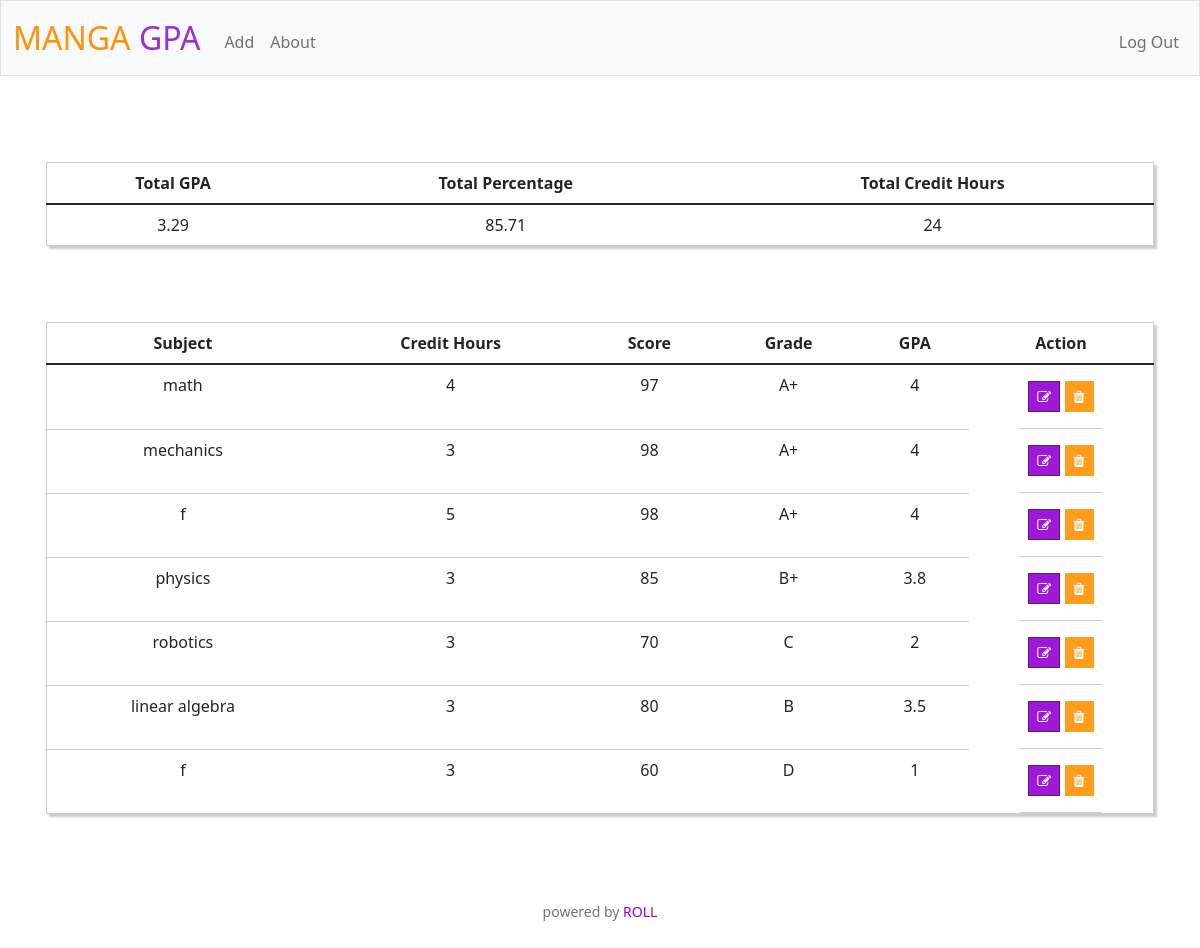
Screenshot of / (signed in) with the database file from the repository.
### tables this page shows
CREATE TABLE subject(
    id INTEGER PRIMARY KEY AUTOINCREMENT NOT NULL,
    name TEXT NOT NULL,
    hours INTEGER NOT NULL,
    percent INTEGER NOT NULL,
    gpa NUMERIC NOT NULL,
    users_id INTEGER NOT NULL,
    FOREIGN KEY (users_id)
       REFERENCES users (id)
);

### app.py (the view)
@app.route("/")
@login_required
def index():
    subjects = db.execute(
        "SELECT id, name, hours, percent, gpa FROM subject WHERE users_id = ? ", session["user_id"])
    total_hours = db.execute(
        "SELECT SUM(hours) FROM subject WHERE users_id = ?", session["user_id"])
    if total_hours[0]["SUM(hours)"] == None:
        total_hours[0]["SUM(hours)"] = 1000
    for subject in subjects:
        if int(subject["percent"]) >= 97:
            subject["grade"] = "A+"
        elif int(subject["percent"]) >= 93:
            subject["grade"] = "A"
        elif int(subject["percent"]) >= 89:
            subject["grade"] = "A-"
        elif int(subject["percent"]) >= 84:
            subject["grade"] = "B+"
        elif int(subject["percent"]) >= 80:
            subject["grade"] = "B"
        elif int(subject["percent"]) >= 76:
            subject["grade"] = "B-"
        elif int(subject["percent"]) >= 73:
            subject["grade"] = "C+"
        elif int(subject["percent"]) >= 70:
            subject["grade"] = "C"
        elif int(subject["percent"]) >= 67:
            subject["grade"] = "C-"
        elif int(subject["percent"]) >= 64:
            subject["grade"] = "D+"
        elif int(subject["percent"]) >= 60:
            subject["grade"] = "D"
        else:
            subject["grade"] = "F"
    total_gpa = 0
    for subject in subjects:
        total_gpa = total_gpa + float(subject["gpa"]) * float(subject["hours"])
    total_percent = 0
    for subject in subjects:
        total_percent = total_percent + float(subject["percent"]) * float(subject["hours"])
    return render_template("index.html", subjects=subjects, total_hours=total_hours[0]["SUM(hours)"], total_gpa=round(total_gpa/int(total_hours[0]["SUM(hours)"]), 2),
    total_percent=round(total_percent/int(total_hours[0]["SUM(hours)"]), 2))

### app.py (called while the page is built)
@app.after_request
def after_request(response):
    response.headers["Cache-Control"] = "no-cache, no-store, must-revalidate"
    response.headers["Expires"] = 0
    response.headers["Pragma"] = "no-cache"
    return response

### helpers.py (called while the page is built)
def login_required(f):
    @wraps(f)
    def decorated_function(*args, **kwargs):
        if session.get("user_id") is None:
            return redirect("/login")
        return f(*args, **kwargs)
    return decorated_function

### templates/index.html (shortened to what this page needs)
{% extends "layout.html" %}
{% block main %}
<div class="container text-center">
    <div class="custyle">
        <table class="table table-striped custab">
            <thead>
                <tr>
                    <th class="text-end">Total GPA</th>
                    <th class="text-end">Total Percentage</th>
                    <th class="text-end">Total Credit Hours</th>
                </tr>
            </thead>
            <tr>
                <td class="text-end">{{ total_gpa }}</td>
                <td class="text-end">{{ total_percent }}</td>
                {% if total_hours == 1000 %}
                <td class="text-end">0</td>
                {% else %}
                <td class="text-end">{{ total_hours }}</td>
                {% endif %}
            </tr>
        </table>
    </div>
</div>
<div class="container text-center">
    <div class="custyle">
        <table class="table table-striped custab">
            <thead>
                <tr>
                    <th class="text-end">Subject</th>
                    <th class="text-end">Credit Hours</th>
                    <th class="text-end">Score</th>
                    <th class="text-end">Grade</th>
                    <th class="text-end">GPA</th>
                    <th class="text-center">Action</th>
                </tr>
            </thead>
            {% for subject in subjects %}
            <tr>
                <td class="text-end">{{ subject.name }}</td>
                <td class="text-end">{{ subject.hours }}</td>
                <td class="text-end">{{ subject.percent }}</td>
                <td class="text-end">{{ subject.grade }}</td>
                <td class="text-end">{{ subject.gpa }}</td>
                <td class="list-inline-item">
                    <button class="btn btn-success btn-sm rounded-0" onclick="document.getElementById('id02').style.display='block'" type="button" data-toggle="tooltip" data-placement="top" title="Edit"><i class="fa fa-edit"></i></button>
                    <button class="btn btn-danger btn-sm rounded-0" onclick="document.getElementById('id01').style.display='block'" type="button" data-toggle="tooltip" data-placement="top" title="Delete"><i class="fa fa-trash"></i></button>
                </td>
            </tr>
    </div>
</div>
{% endfor %}
{% endblock %}

### templates/layout.html (shortened to what this page needs)
<!DOCTYPE html>
<html lang="en">
    <head>
        <link href="https://cdn.jsdelivr.net/npm/bootstrap@5.1.3/dist/css/bootstrap.min.css" rel="stylesheet">
        <link rel="stylesheet" href="https://cdnjs.cloudflare.com/ajax/libs/font-awesome/4.7.0/css/font-awesome.min.css">
        <link href="/static/styles.css" rel="stylesheet">
    </head>
    <body>
        <nav class="bg-light border navbar navbar-expand-md navbar-light">
            <div class="container-fluid">
                 <a class="navbar-brand" href="/"><span class="orange">MANGA</span> <span class="darkorchid">GPA</span></a>
                <div class="collapse navbar-collapse" id="navbar">
                    {% if session["user_id"] %}
                        <ul class="navbar-nav me-auto mt-2">
                            <li class="nav-item"><a class="nav-link" href="/add">Add</a></li>
                            <li class="nav-item"><a class="nav-link" href="/about">About</a></li>
                        </ul>
                        <ul class="navbar-nav ms-auto mt-2">
                            <li class="nav-item"><a class="nav-link" href="/logout">Log Out</a></li>
                        </ul>
                    {% else %}
                        <ul class="navbar-nav ms-auto mt-2">
                            <li class="nav-item"><a class="nav-link" href="/register">Register</a></li>
                            <li class="nav-item"><a class="nav-link" href="/login">Log In</a></li>
                        </ul>
                    {% endif %}
                </div>
            </div>
        </nav>
        <main class="container-fluid py-5 text-center">
            {% block main %}{% endblock %}
        </main>
        <footer class="mb-5 small text-center text-muted">
            powered by <a class="roll" href="https://www.youtube.com/watch?v=-AXetJvTfU0">ROLL</a>
        </footer>
    </body>
</html>

### static/styles.css (style rules this page uses)
nav .navbar-brand { font-size: xx-large; }
nav .navbar-brand .darkorchid { color: #9932CC; }
nav .navbar-brand .orange { color: #FD9308; }
.table>:not(caption)>*>* { box-shadow: none; }
.text-end { text-align: center!important; }
.custab { border: 1px solid #ccc; padding: 5px; margin: 2% 0; box-shadow: 3px 3px 2px #ccc; transition: 0.5s; }
* { box-sizing: border-box }
button { background-color: #04AA6D; color: white; padding: 14px 20px; margin: 8px 0; border: none; cursor: pointer; opacity: 0.9; }
.container { padding: 16px; text-align: center; height: 90%; }
.btn-success { color: #fff; background-color: #9400D3; border-color: indigo; }
.btn-danger { color: #fff; background-color: #FD9308; border-color: #FD9308; }
a { color: #9400D3; background-color: transparent; text-decoration: none; }

### rows the page displays
subject: name "math", hours "4", percent "97", grade "A+", gpa "4"
subject: name "mechanics", hours "3", percent "98", grade "A+", gpa "4"
subject: name "f", hours "5", percent "98", grade "A+", gpa "4"
subject: name "physics", hours "3", percent "85", grade "B+", gpa "3.8"
subject: name "robotics", hours "3", percent "70", grade "C", gpa "2"
subject: name "linear algebra", hours "3", percent "80", grade "B", gpa "3.5"
subject: name "f", hours "3", percent "60", grade "D", gpa "1"

### other values shown
{{ total_gpa }} "3.29"
{{ total_percent }} "85.71"
{{ total_hours }} "24"
